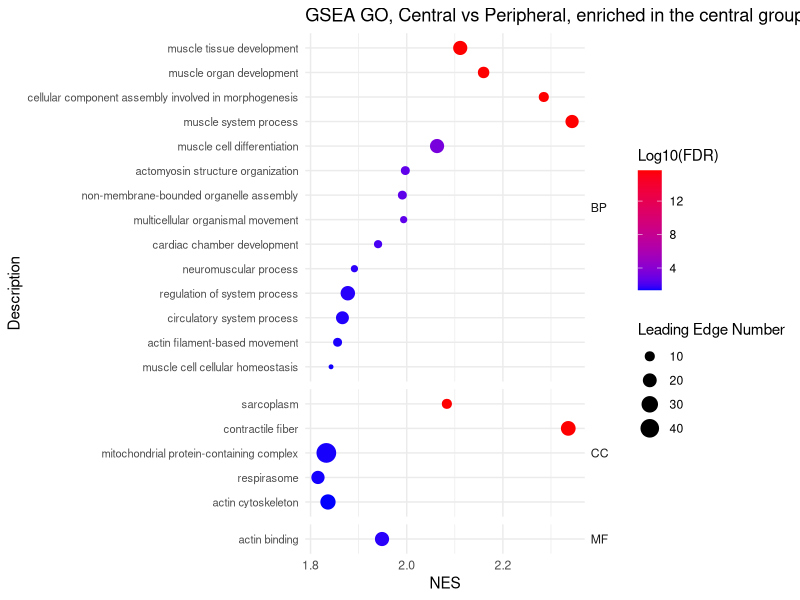
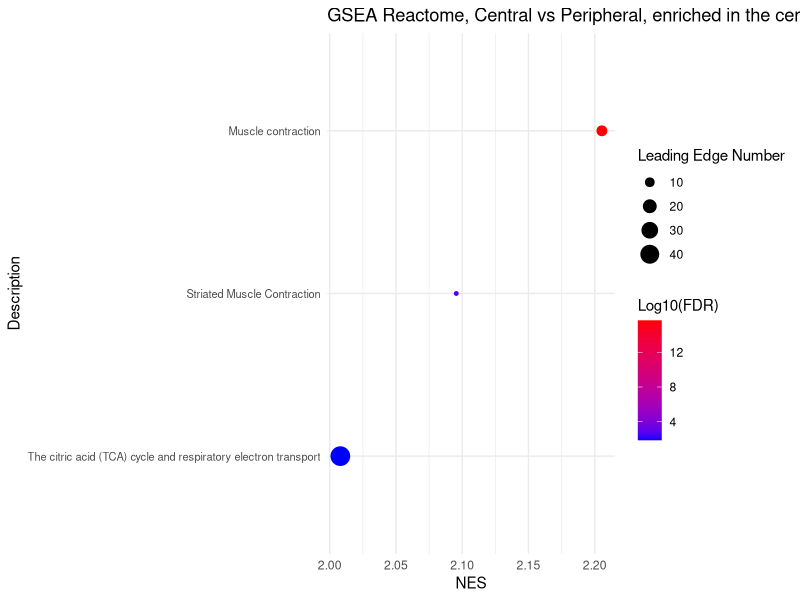
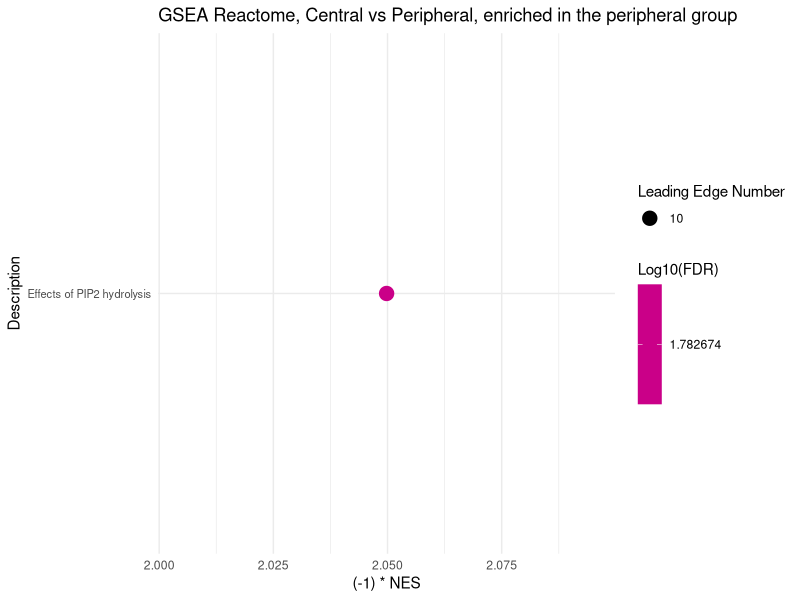
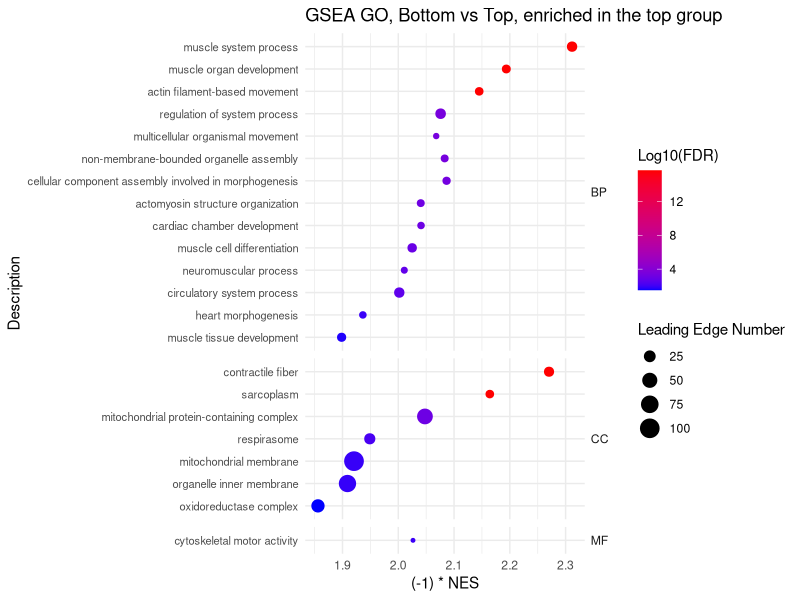
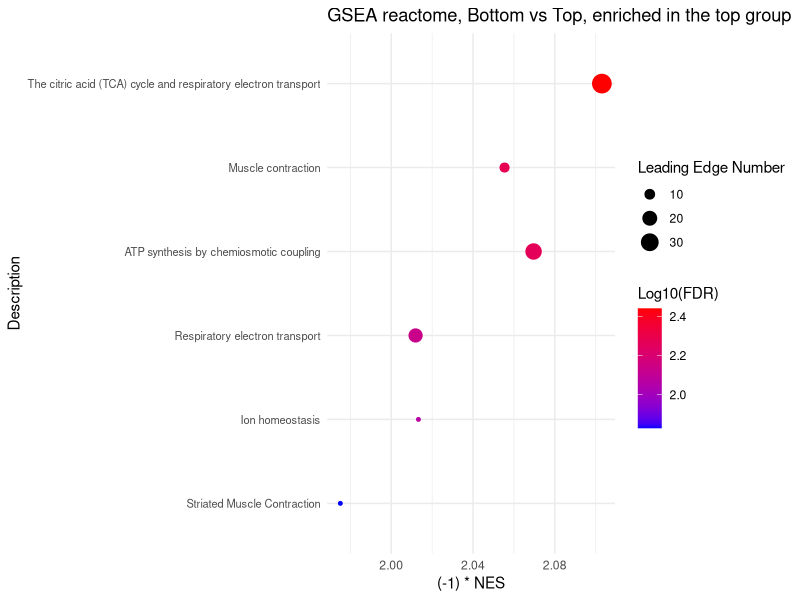

Write R code to recreate these figures, in order. (Note: this script raises an error after producing the figures.)
# Load required packages.
library(readxl)
library(rio)
library(dplyr)
library(ggplot2)
library(ggrepel)


# Visualize precomputed GSEA results for regional comparisons.
# Plot objects retain their identifiers; p13 is displayed before p12.
# This script plots supplied results; it does not run enrichment analysis.


# Set the working directory to this script's folder in RStudio.
setwd(dirname(rstudioapi::getSourceEditorContext()$path))

# 4 MAIN FIGURES; 1 FIGURE, P3, MENTION IN THE TEXT
# Plot 1: GSEA GO, Central vs Peripheral, enriched in the central group.
up <- read_excel("GSEA_summary_central_vs_peripheral.xlsx",
  sheet = "GO"
)

# Sort terms and preserve the resulting y-axis order (bottom to top).
up <- up %>%
  dplyr::group_by(GO) %>%
  dplyr::arrange(`Log10(FDR)`, .by_group = TRUE) %>%
  dplyr::ungroup() %>%
  dplyr::mutate(Description = factor(Description, levels = unique(Description)))

# Preserve the original NES direction and plot aesthetics.
p1 <- ggplot(up, aes(x = NES, y = Description, color = `Log10(FDR)`, size = `Leading Edge Number`)) +
  geom_point() +
  scale_colour_gradient(
    low = "blue", high = "red",
    space = "Lab", na.value = "grey50", guide = "colourbar",
    aesthetics = "colour"
  ) +
  ggtitle("GSEA GO, Central vs Peripheral, enriched in the central group") +
  facet_grid(GO ~ ., scales = "free_y", space = "free_y") +
  theme_minimal() +
  theme(
    axis.text.y = element_text(size = 8),
    strip.text.y = element_text(angle = 0, hjust = 0)
  )
# Make Figure 6d
print(p1)


# Plot 2: GSEA Reactome, Central vs Peripheral, enriched in the central group.
up <- read_excel("GSEA_summary_central_vs_peripheral.xlsx",
  sheet = "Reactome central"
)

# Sort terms and preserve the resulting y-axis order (bottom to top).
up <- up %>%
  dplyr::arrange((abs(`Log10(FDR)`))) %>%
  dplyr::mutate(Description = factor(Description, levels = unique(Description)))

# Preserve the original NES direction and plot aesthetics.
p2 <- ggplot(up, aes(x = NES, y = Description, color = `Log10(FDR)`, size = `Leading Edge Number`)) +
  geom_point() +
  scale_colour_gradient(
    low = "blue", high = "red",
    space = "Lab", na.value = "grey50", guide = "colourbar",
    aesthetics = "colour"
  ) +
  ggtitle("GSEA Reactome, Central vs Peripheral, enriched in the central group") +
  theme_minimal() +
  theme(axis.text.y = element_text(size = 8))

# Make Figure 6e
print(p2)


# Plot 3: GSEA Reactome, Central vs Peripheral, enriched in the peripheral group.
down <- read_excel("GSEA_summary_central_vs_peripheral.xlsx",
  sheet = "Reactome peripheral"
)

# Sort terms and preserve the resulting y-axis order (bottom to top).
down <- down %>%
  dplyr::arrange((abs(`Log10(FDR)`))) %>%
  dplyr::mutate(Description = factor(Description, levels = unique(Description)))

# Preserve the original NES direction and plot aesthetics.
p3 <- ggplot(down, aes(x = (-1) * NES, y = Description, color = `Log10(FDR)`, size = `Leading Edge Number`)) +
  geom_point() +
  scale_colour_gradient(
    low = "blue", high = "red",
    space = "Lab", na.value = "grey50", guide = "colourbar",
    aesthetics = "colour"
  ) +
  ggtitle("GSEA Reactome, Central vs Peripheral, enriched in the peripheral group") +
  theme_minimal() +
  theme(axis.text.y = element_text(size = 8))

# mention in the main text, only one item
print(p3)


# Plot 4: GSEA GO, bottom vs top, enriched in the top group.
down <- read_excel("GSEA_summary_bottom_vs_top.xlsx",
  sheet = "GO"
)

# Sort terms and preserve the resulting y-axis order (bottom to top).
down <- down %>%
  dplyr::group_by(GO) %>%
  dplyr::arrange(`Log10(FDR)`, .by_group = TRUE) %>%
  dplyr::ungroup() %>%
  dplyr::mutate(Description = factor(Description, levels = unique(Description)))

# Preserve the original NES direction and plot aesthetics.
p4 <- ggplot(down, aes(x = (-1) * NES, y = Description, color = `Log10(FDR)`, size = `Leading Edge Number`)) +
  geom_point() +
  scale_colour_gradient(
    low = "blue", high = "red",
    space = "Lab", na.value = "grey50", guide = "colourbar",
    aesthetics = "colour"
  ) +
  ggtitle("GSEA GO, Bottom vs Top, enriched in the top group") +
  facet_grid(GO ~ ., scales = "free_y", space = "free_y") +
  theme_minimal() +
  theme(
    axis.text.y = element_text(size = 8),
    strip.text.y = element_text(angle = 0, hjust = 0)
  )

# Make Figure 6f
print(p4)


# Plot 5: GSEA reactome, bottom vs top, enriched in the top group.
down <- read_excel("GSEA_summary_bottom_vs_top.xlsx",
  sheet = "Reactome"
)

# Retain the original manual display-label edit for the third input row.
# Original pathway name is too long: Respiratory electron transport, ATP synthesis by chemiosmotic coupling, and heat production by uncoupling proteins
down$Description[3] <- "ATP synthesis by chemiosmotic coupling"

# Sort terms and preserve the resulting y-axis order (bottom to top).
down <- down %>%
  dplyr::arrange((abs(`Log10(FDR)`))) %>%
  dplyr::mutate(Description = factor(Description, levels = unique(Description)))

# Preserve the original NES direction and plot aesthetics.
p5 <- ggplot(down, aes(x = (-1) * NES, y = Description, color = `Log10(FDR)`, size = `Leading Edge Number`)) +
  geom_point() +
  scale_colour_gradient(
    low = "blue", high = "red",
    space = "Lab", na.value = "grey50", guide = "colourbar",
    aesthetics = "colour"
  ) +
  ggtitle("GSEA reactome, Bottom vs Top, enriched in the top group") +
  theme_minimal() +
  theme(axis.text.y = element_text(size = 8))

# Make Figure 6g
print(p5)

# 9 SUPPLEMEANTRY FIGURES---------
# Plot 6: GSEA GO, Bottom vs Central, enriched in the central group.
up <- read_excel("Supplementary_table_region_vs_reigon_single_factor_GSEA.xlsx", sheet = "GO bottom < central")

# Sort terms and preserve the resulting y-axis order (bottom to top).
up <- up %>%
  dplyr::group_by(GO) %>%
  dplyr::arrange(`Log10(FDR)`, .by_group = TRUE) %>%
  dplyr::ungroup() %>%
  dplyr::mutate(Description = factor(Description, levels = unique(Description)))

# Preserve the original NES direction and plot aesthetics.
p6 <- ggplot(up, aes(x = (-1) * NES, y = Description, color = `Log10(FDR)`, size = `Leading Edge Number`)) +
  geom_point() +
  scale_colour_gradient(
    low = "blue", high = "red",
    space = "Lab", na.value = "grey50", guide = "colourbar",
    aesthetics = "colour"
  ) +
  ggtitle("GSEA GO, Bottom vs Central, enriched in the central group") +
  facet_grid(GO ~ ., scales = "free_y", space = "free_y") +
  theme_minimal() +
  theme(
    axis.text.y = element_text(size = 8),
    strip.text.y = element_text(angle = 0, hjust = 0)
  )

# Make Figure S14a
print(p6)


# Plot 7: GSEA Reactome, Bottom vs Central, enriched in the central group.
up <- read_excel("Supplementary_table_region_vs_reigon_single_factor_GSEA.xlsx", sheet = "Reactome bottom < central")

# Sort terms and preserve the resulting y-axis order (bottom to top).
up <- up %>%
  dplyr::arrange((abs(`Log10(FDR)`))) %>%
  dplyr::mutate(Description = factor(Description, levels = unique(Description)))

# Preserve the original NES direction and plot aesthetics.
p7 <- ggplot(up, aes(x = (-1) * NES, y = Description, color = `Log10(FDR)`, size = `Leading Edge Number`)) +
  geom_point() +
  scale_colour_gradient(
    low = "blue", high = "red",
    space = "Lab", na.value = "grey50", guide = "colourbar",
    aesthetics = "colour"
  ) +
  ggtitle("GSEA Reactome, Bottom vs Central, enriched in the central group") +
  theme_minimal() +
  theme(axis.text.y = element_text(size = 8))

# Make Figure S14b
print(p7)


# Plot 8: GSEA GO, Bottom vs Peripheral, enriched in the peripheral group.
up <- read_excel("Supplementary_table_region_vs_reigon_single_factor_GSEA.xlsx", sheet = "GO bottom < peri")

# Sort terms and preserve the resulting y-axis order (bottom to top).
up <- up %>%
  dplyr::group_by(GO) %>%
  dplyr::arrange(`Log10(FDR)`, .by_group = TRUE) %>%
  dplyr::ungroup() %>%
  dplyr::mutate(Description = factor(Description, levels = unique(Description)))

# Preserve the original NES direction and plot aesthetics.
p8 <- ggplot(up, aes(x = (-1) * NES, y = Description, color = `Log10(FDR)`, size = `Leading Edge Number`)) +
  geom_point() +
  scale_colour_gradient(
    low = "blue", high = "red",
    space = "Lab", na.value = "grey50", guide = "colourbar",
    aesthetics = "colour"
  ) +
  ggtitle("GSEA GO, Bottom vs Peripheral, enriched in the peripheral group") +
  facet_grid(GO ~ ., scales = "free_y", space = "free_y") +
  theme_minimal() +
  theme(
    axis.text.y = element_text(size = 8),
    strip.text.y = element_text(angle = 0, hjust = 0)
  )

# Make Figure S14c
print(p8)


# Plot 9: GSEA GO, Central vs Top, enriched in the central group.
up <- read_excel("Supplementary_table_region_vs_reigon_single_factor_GSEA.xlsx", sheet = "GO central > top")

# Sort terms and preserve the resulting y-axis order (bottom to top).
up <- up %>%
  dplyr::group_by(GO) %>%
  dplyr::arrange(`Log10(FDR)`, .by_group = TRUE) %>%
  dplyr::ungroup() %>%
  dplyr::mutate(Description = factor(Description, levels = unique(Description)))

# Preserve the original NES direction and plot aesthetics.
p9 <- ggplot(up, aes(x = NES, y = Description, color = `Log10(FDR)`, size = `Leading Edge Number`)) +
  geom_point() +
  scale_colour_gradient(
    low = "blue", high = "red",
    space = "Lab", na.value = "grey50", guide = "colourbar",
    aesthetics = "colour"
  ) +
  ggtitle("GSEA GO, Central vs Top, enriched in the central group") +
  facet_grid(GO ~ ., scales = "free_y", space = "free_y") +
  theme_minimal() +
  theme(
    axis.text.y = element_text(size = 8),
    strip.text.y = element_text(angle = 0, hjust = 0)
  )

# Make Figure S14d
print(p9)


# Plot 10: GSEA Reactome, Central vs Top, enriched in the central group.
up <- read_excel("Supplementary_table_region_vs_reigon_single_factor_GSEA.xlsx", sheet = "Reactome central > top")

# Sort terms and preserve the resulting y-axis order (bottom to top).
up <- up %>%
  dplyr::arrange((abs(`Log10(FDR)`))) %>%
  dplyr::mutate(Description = factor(Description, levels = unique(Description)))

# Preserve the original NES direction and plot aesthetics.
p10 <- ggplot(up, aes(x = NES, y = Description, color = `Log10(FDR)`, size = `Leading Edge Number`)) +
  geom_point() +
  scale_colour_gradient(
    low = "blue", high = "red",
    space = "Lab", na.value = "grey50", guide = "colourbar",
    aesthetics = "colour"
  ) +
  ggtitle("GSEA Reactome, Central vs Top, enriched in the central group") +
  theme_minimal() +
  theme(axis.text.y = element_text(size = 8))

# Make Figure S14e
print(p10)


# Plot 11: GSEA Reactome, Central vs Top, enriched in the top group.
up <- read_excel("Supplementary_table_region_vs_reigon_single_factor_GSEA.xlsx",
  sheet = "Reactome central < top"
)

# Sort terms and preserve the resulting y-axis order (bottom to top).
up <- up %>%
  dplyr::arrange((abs(`Log10(FDR)`))) %>%
  dplyr::mutate(Description = factor(Description, levels = unique(Description)))

# Preserve the original NES direction and plot aesthetics.
p11 <- ggplot(up, aes(x = (-1) * NES, y = Description, color = `Log10(FDR)`, size = `Leading Edge Number`)) +
  geom_point() +
  scale_colour_gradient(
    low = "blue", high = "red",
    space = "Lab", na.value = "grey50", guide = "colourbar",
    aesthetics = "colour"
  ) +
  ggtitle("GSEA Reactome, Central vs Top, enriched in the top group") +
  theme_minimal() +
  theme(axis.text.y = element_text(size = 8))

# Make Figure S14f
print(p11)


# Plot 13: GSEA GO, Peripheral vs Top, enriched in the peripheral group.
up <- read_excel("Supplementary_table_region_vs_reigon_single_factor_GSEA.xlsx",
  sheet = "GO peri < top"
)

# Sort terms and preserve the resulting y-axis order (bottom to top).
up <- up %>%
  dplyr::group_by(GO) %>%
  dplyr::arrange(`Log10(FDR)`, .by_group = TRUE) %>%
  dplyr::ungroup() %>%
  dplyr::mutate(Description = factor(Description, levels = unique(Description)))

# Preserve the original NES direction and plot aesthetics.
p12 <- ggplot(up, aes(x = (-1) * NES, y = Description, color = `Log10(FDR)`, size = `Leading Edge Number`)) +
  geom_point() +
  scale_colour_gradient(
    low = "blue", high = "red",
    space = "Lab", na.value = "grey50", guide = "colourbar",
    aesthetics = "colour"
  ) +
  ggtitle("GSEA GO, Peripheral vs Top, enriched in the peripheral group") +
  facet_grid(GO ~ ., scales = "free_y", space = "free_y") +
  theme_minimal() +
  theme(
    axis.text.y = element_text(size = 8),
    strip.text.y = element_text(angle = 0, hjust = 0)
  )

# Make Figure S14g
print(p12)


# Plot 12: GSEA GO, Peripheral vs Top, enriched in the top group.
up <- read_excel("Supplementary_table_region_vs_reigon_single_factor_GSEA.xlsx",
  sheet = "GO peri > top"
)

# Sort terms and preserve the resulting y-axis order (bottom to top).
up <- up %>%
  dplyr::group_by(GO) %>%
  dplyr::arrange(`Log10(FDR)`, .by_group = TRUE) %>%
  dplyr::ungroup() %>%
  dplyr::mutate(Description = factor(Description, levels = unique(Description)))

# Preserve the original NES direction and plot aesthetics.
p13 <- ggplot(up, aes(x = (-1) * NES, y = Description, color = `Log10(FDR)`, size = `Leading Edge Number`)) +
  geom_point() +
  scale_colour_gradient(
    low = "blue", high = "red",
    space = "Lab", na.value = "grey50", guide = "colourbar",
    aesthetics = "colour"
  ) +
  ggtitle("GSEA GO, Peripheral vs Top, enriched in the top group") +
  facet_grid(GO ~ ., scales = "free_y", space = "free_y") +
  theme_minimal() +
  theme(
    axis.text.y = element_text(size = 8),
    strip.text.y = element_text(angle = 0, hjust = 0)
  )

# Make Figure S14h
print(p13)


# Plot 14: GSEA Reactome, Peripheral vs Top, enriched in the top group.
up <- read_excel("Supplementary_table_region_vs_reigon_single_factor_GSEA.xlsx",
  sheet = "Reactome peri < top"
)

# Sort terms and preserve the resulting y-axis order (bottom to top).
up <- up %>%
  dplyr::arrange((abs(`Log10(FDR)`))) %>%
  dplyr::mutate(Description = factor(Description, levels = unique(Description)))

# Preserve the original NES direction and plot aesthetics.
p14 <- ggplot(up, aes(x = (-1) * NES, y = Description, color = `Log10(FDR)`, size = `Leading Edge Number`)) +
  geom_point() +
  scale_colour_gradient(
    low = "blue", high = "red",
    space = "Lab", na.value = "grey50", guide = "colourbar",
    aesthetics = "colour"
  ) +
  ggtitle("GSEA Reactome, Peripheral vs Top, enriched in the top group") +
  theme_minimal() +
  theme(axis.text.y = element_text(size = 8))

# Make Figure S14i
print(p14)


# Export all 14 plots to a single PDF, with one plot per page.
# Wider pages provide space for pathway descriptions and plot legends.
region_plots <- list(p1, p2, p3, p4, p5, p6, p7, p8, p9, p10, p11, p13, p12, p14)

pdf("GSEA_region_vs_region_single_factor.pdf", width = 14, height = 8.5)
for (region_plot in region_plots) {
  print(region_plot)
}
dev.off()
